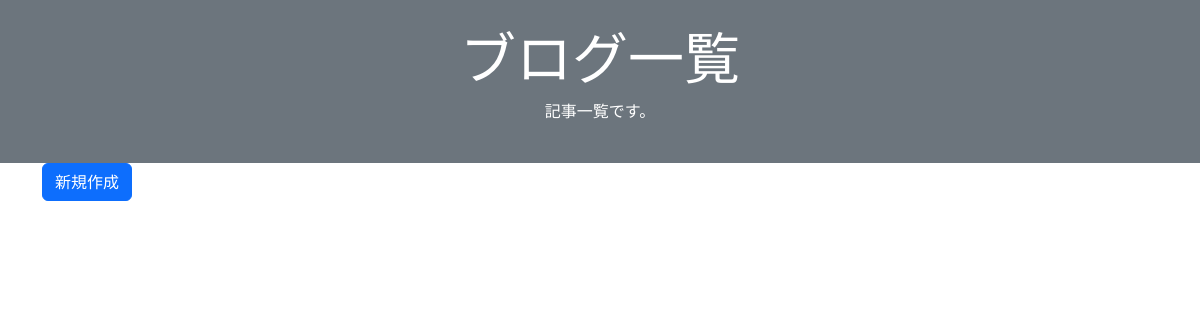
Before: /blogpost/list/ with the older database file.
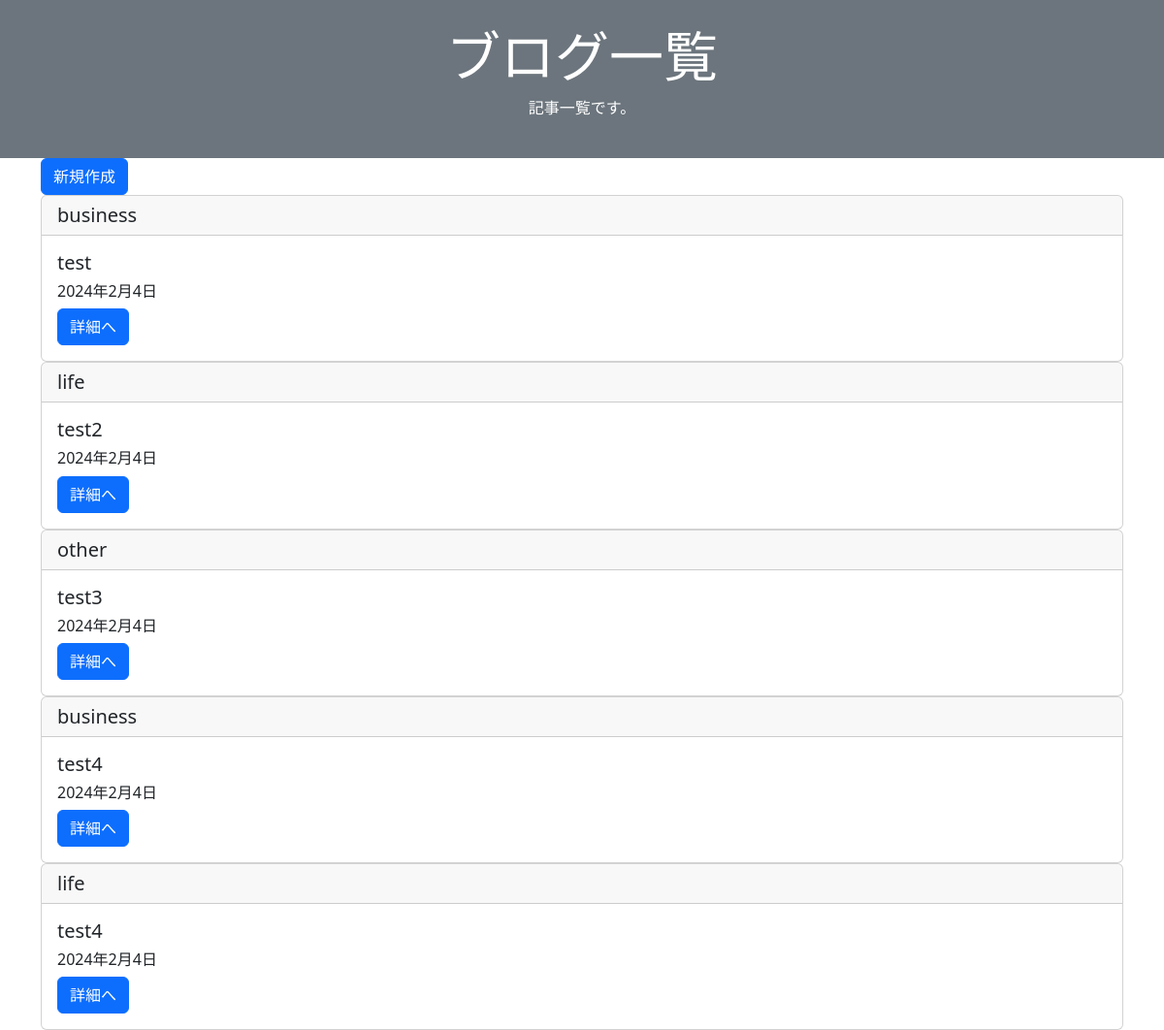
After: the same page with the newer database file.
### blogpost/models.py (models this page shows, shortened)
class BlogModel(models.Model):
    title = models.CharField(max_length=100)
    content = models.TextField()
    postdate = models.DateField(auto_now_add=True)
    category = models.CharField(max_length=50, choices=CATEGORY)

### blogpost/views.py (the view)
# urls.py: path("list/", BlogList.as_view(), name="list"),
class BlogList(ListView):
  template_name = "list.html"
  model = BlogModel

### blogpost/templates/list.html
{% extends "base.html" %}
{% block header %}
  <div class="container-fluid py-4 bg-secondary text-center text-white">
    <h1 class="display-4">ブログ一覧</h1>
    <p>記事一覧です。</p>
  </div>
{% endblock %}
{% block content %}
  <div class="container">
    <a href="{% url "create" %}" class="btn btn-primary">新規作成</a>
    {% for item in object_list %}
      <div class="card">
        <h5 class="card-header">{{ item.category }}</h5>
        <div class="card-body">
          <h5 class="card-title>">{{ item.title }}</h5>
          <h6 class="card-title>">{{ item.postdate }}</h6>
          <a href="{% url 'detail' item.pk %}" class="btn btn-primary">詳細へ</a>
        </div>
      </div>
    {% endfor %}
  </div>
{% endblock %}

### blogpost/templates/base.html (shortened to what this page needs)
<!DOCTYPE html>
<html lang="ja">
<head>
  <link href="https://cdn.jsdelivr.net/npm/bootstrap@5.3.0/dist/css/bootstrap.min.css" rel="stylesheet"
>
</head>
<body>
{% block header %}
{% endblock %}
{% block content %}
{% endblock %}

Changed rows visible on the page:
added BlogModel: category "business", title "test", postdate "2024年2月4日"
added BlogModel: category "life", title "test2", postdate "2024年2月4日"
added BlogModel: category "other", title "test3", postdate "2024年2月4日"
added BlogModel: category "business", title "test4", postdate "2024年2月4日"
added BlogModel: category "life", title "test4", postdate "2024年2月4日"
